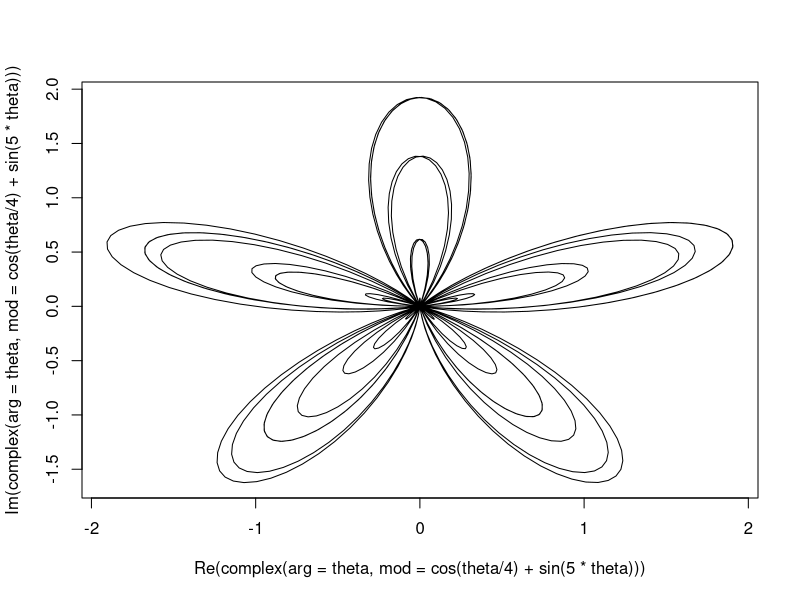
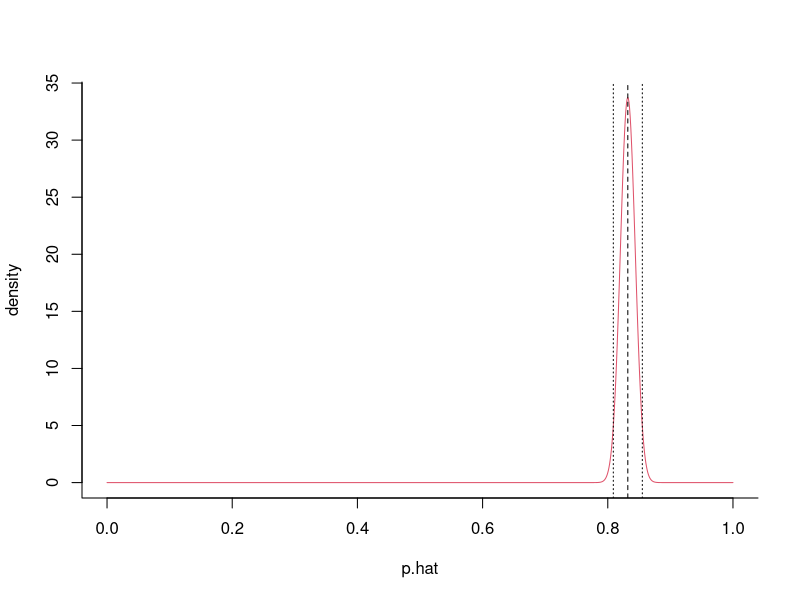
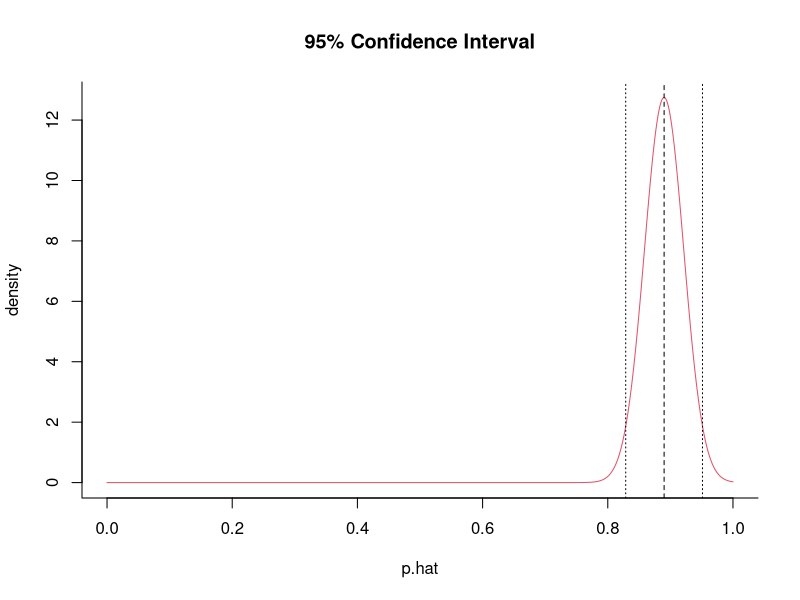
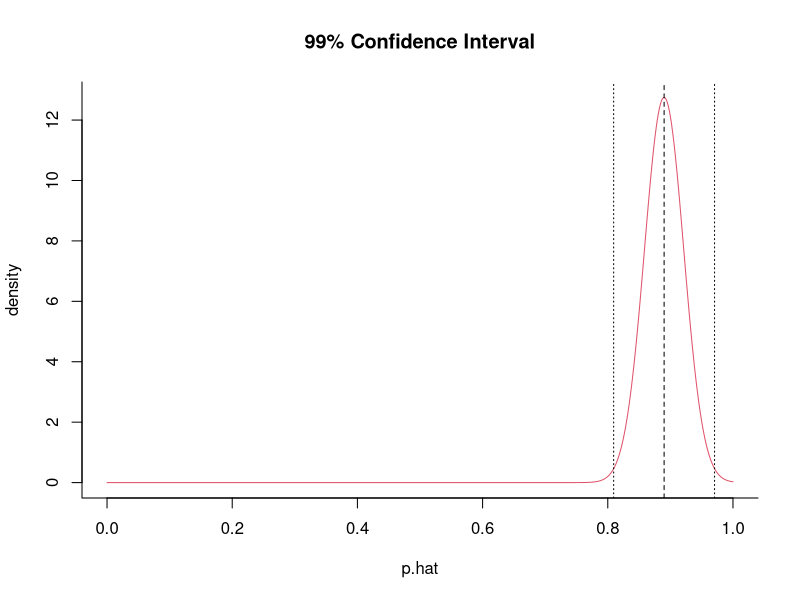
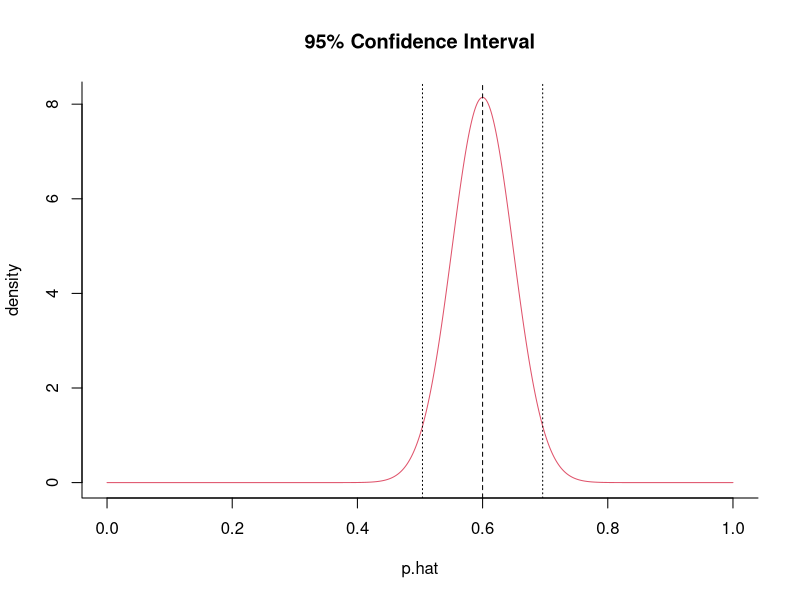
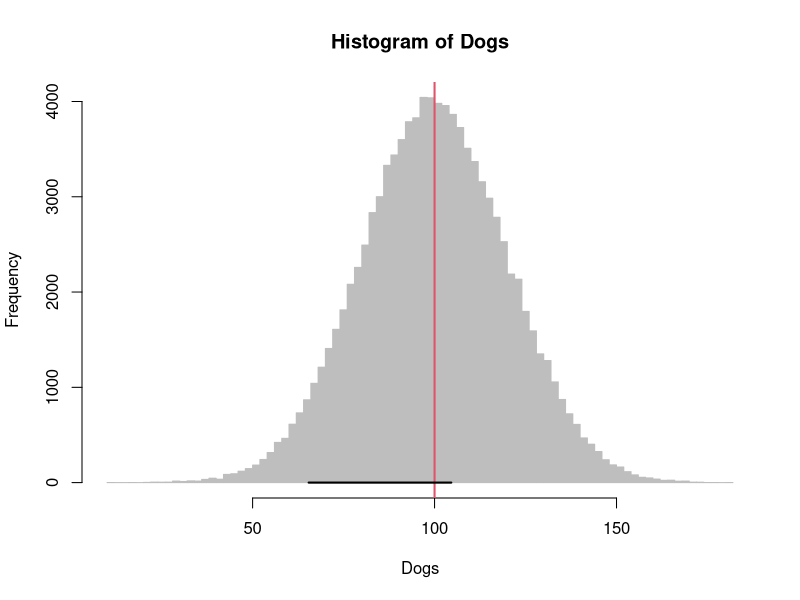
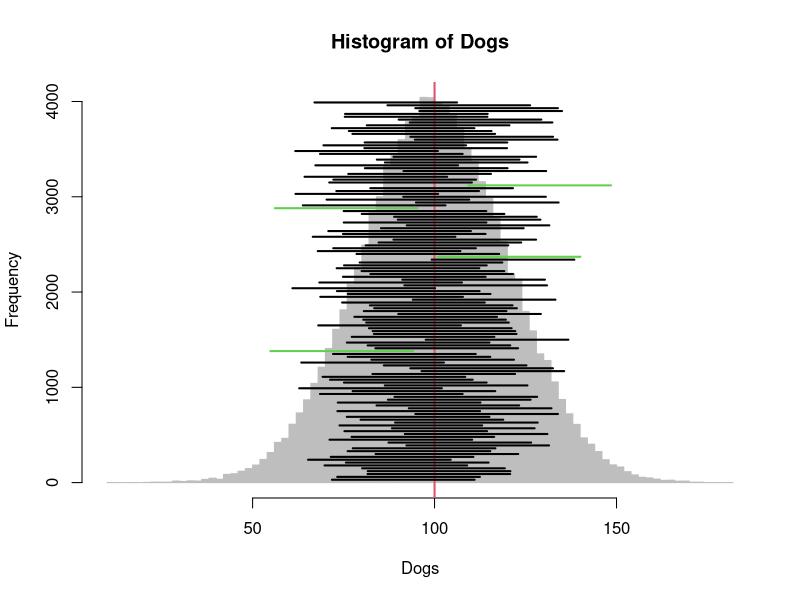

Here is the R script that generated these plots, in order:
## ---- chunk 1
  runif(10)
## ---- chunk 2
  runif(10)
## ---- chunk 3
  runif(10)
## ---- chunk 4
theta <-  seq(0,10*pi, length = 1000)
plot(complex(arg = theta, mod = cos(theta/4) +sin(5*theta)), type="l")
## ---- chunk 5
x <- 832
n <- 1000
p.hat <- x/n
z.critical <- qnorm(0.975)
p.hat.sd <- sqrt(p.hat*(1-p.hat)/n)
p.CI <- p.hat + c(-1,1)*z.critical*p.hat.sd
p.CI
## ---- chunk 6
curve(dnorm(x, mean=p.hat, sd = p.hat.sd), xlim=c(0,1), col=2, n=1000, xlab="p.hat", ylab="density", bty="l")
abline(v = p.hat, lty=2)
abline(v = p.CI, lty=3)
## ---- chunk 7
getP <- function(x, n, conf.level=0.95)
{
  p.hat <- x/n
  p.hat.sd <- sqrt(p.hat*(1-p.hat)/n)
  z.critical <- qnorm(1 - (1-conf.level)/2)
  
  p.CI <- p.hat + c(-1,1)*z.critical*p.hat.sd
  curve(dnorm(x, mean=p.hat, sd = p.hat.sd), xlim=c(0,1), col=2, n=1000, xlab="p.hat", ylab="density", bty="l", main=paste(conf.level*100, "% Confidence Interval", sep=""))
  abline(v = p.hat, lty=2)
  abline(v = p.CI, lty=3)
  return(list(p.hat = p.hat, p.CI = p.CI))
}
## ---- chunk 8
getP(x = 89, n = 100, conf.level = 0.95)
## ---- chunk 9
getP(x = 89, n = 100, conf.level = 0.99)
## ---- chunk 10
getP(x = 60, n = 100, conf.level = 0.95)
## ---- chunk 11
1 - pbinom(59, size=100, p=0.5)
## ---- chunk 12
sum(dbinom(60:100, size=100, p=0.5))
## ---- chunk 13
prop.test(x=60, n=100, p=0.5)
## ---- chunk 14
prop.test(x=60, n=100, p=0.5, alternative="greater")
## ---- chunk 15
1 - pnorm(59.5, mean=50, sd=sqrt(.5*.5*100))
## ---- chunk 16
Dog <- c(80,85,60,115)
## ---- chunk 17
n <- length(Dog)
Dog.mean <- mean(Dog)
Dog.sd <- 20
Dog.CI <- Dog.mean + qnorm(0.975) * c(-1,1) * Dog.sd/sqrt(n)
Dog.CI                                                        
## ---- chunk 18
GetCI <- function(X, sd, conf.level=0.95)
{
  n <- length(X)
  X.bar <- mean(X)
  X.CI <- X.bar + qnorm(1-(1-conf.level)/2) * c(-1,1) * sd/sqrt(n)
  return(list(estimate = X.bar, CI = X.CI))
}
## ---- chunk 19
GetCI(Dog, sd=20)
## ---- chunk 20
GetCI(Dog, sd=20, conf.level=0.99)
## ---- chunk 21
Dogs <- rnorm(100000, mean=100, sd=20)
hist(Dogs, col="grey", breaks=100, bor="grey")
abline(v=100, col=2, lwd=2)
myCI <- GetCI(Dog, sd=20, conf.level=0.95)$CI
segments(myCI[1], 0, myCI[2], 0, lwd=2)
## ---- chunk 22
hist(Dogs, col="grey", breaks=100, bor="grey")
abline(v=100, col=2, lwd=2)
c<-0
for(i in 1:1000)
{
  col <- 1
  myCI <-  GetCI(sample(Dogs,4), sd=20, conf.level=0.95)$CI
  # count the ones that don't surround the mean
  if(min(myCI) > 100 | max(myCI) < 100)
      {c <- c+1; col <- 3}
  if(i*30 < 4000)
  segments(myCI[1], i*30, myCI[2], i*30, lwd=2, col=col)
}
c/1000
## ---- chunk 23
Dog.SL <- c(82, 109, 127, 124, 64, 88, 116, 83, 83, 99, 85, 127, 104, 85, 70, 88, 98, 81, 101, 104, 76, 92, 64, 59, 91)
mean(Dog.SL)
## ---- chunk 24
n <- length(Dog.SL)
X.bar <- mean(Dog.SL)
sigma <- 20
mu.0 <- 100
z.test <- (X.bar - mu.0)/(sigma/sqrt(n))
1-pnorm(abs(z.test))
## ---- chunk 25
 t.test(Dog.SL, mu=100, alternative="less")
